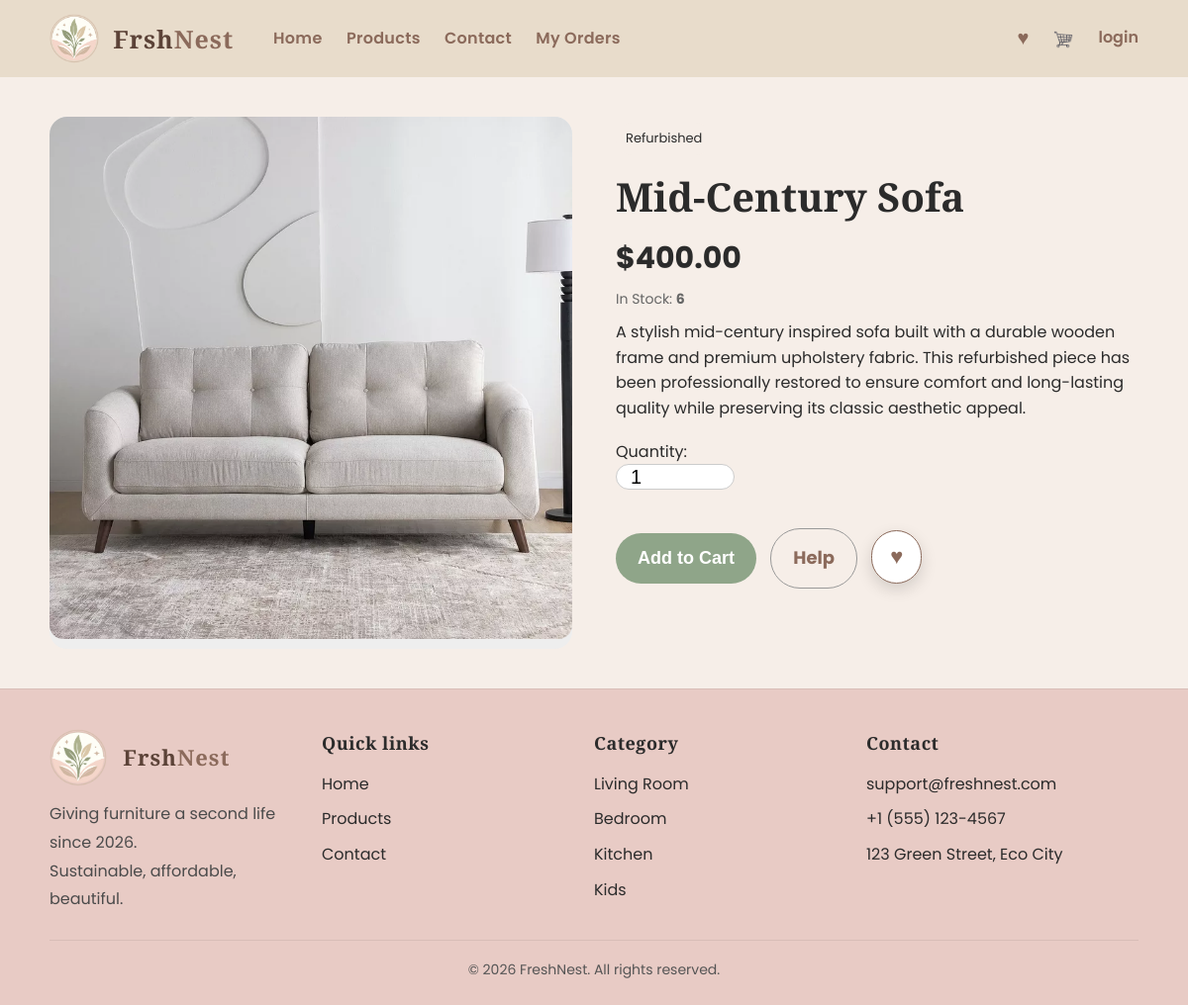
/product-details.php?product_id=1, run on the app's committed database.
### tables this page shows
CREATE TABLE `products` (
  `product_id` int(11) NOT NULL,
  `name` varchar(100) DEFAULT NULL,
  `price` decimal(10,2) DEFAULT NULL,
  `image` varchar(255) DEFAULT NULL,
  `product_condition` varchar(50) DEFAULT NULL,
  `category_id` int(11) DEFAULT NULL,
  `stock` int(11) NOT NULL,
  `description` text NOT NULL
);

### product-details.php (the view, shortened to what this page needs)
<?php
require_once __DIR__ . '/config.php';
$row = "";
if (isset($_GET['product_id']) && !empty($_GET['product_id'])) {
    $product_id = trim($_GET['product_id']);
    if (is_numeric($product_id)) {
        $query = "SELECT * FROM products WHERE product_id = $product_id";
        $result = mysqli_query($conn, $query);
        if ($result && mysqli_num_rows($result) > 0) {
            $row = mysqli_fetch_row($result);
        } else {
            die("Product not found");
        }
    } else {
        die("Invalid product id");
    }
} else {
    die("No product selected");
}
$is_favorite = false;
?>
<!DOCTYPE html>
<html lang="en">
<head>
<link href="css/style.css" rel="stylesheet"/>
</head>
<body>
<div class="header">
<div class="container row">
<a class="brand" href="index.php">
<img alt="FreshNest Logo" src="images/logo.png"/>
<span class="name"><span class="fresh">Frsh</span><span class="nest">Nest</span></span>
</a>
<div class="nav">
<a href="index.php">Home</a>
<a href="products.php">Products</a>
<a href="contact.php">Contact</a>
<a href="orders.php">My Orders</a>
</div>
<div class="header-right">
<a class="icon-btn" href="favorites.php">♥</a>
<a class="icon-btn" href="cart.php"><img alt="Cart" class="cart-icon" src="images/icon-cart.png"/></a>
<?php if(isset($_SESSION['user_id']) && isset($_SESSION['user_name'])): ?>
    <a href="profile.php" class="user-avatar" style="text-decoration: none;">
        <?php echo strtoupper(substr($_SESSION['user_name'], 0, 1)); ?>
    </a>
<?php else: ?>
    <a class="login-link" href="login.php" style="text-decoration: none;">login</a>
<?php endif; ?>
</div>
</div>
</div>
<div class="section">
<div class="container">
<div class="details-wrap">
<div class="details-img <?php if ($row[6] == 0) { echo 'sold-card'; } ?>">
<div class="product-img-box">
<img alt="<?php echo $row[1]; ?>" src="<?php echo $row[3]; ?>"/>
</div>
</div>
<div class="details-info">
<span class="badge"><?php echo $row[4]; ?></span>
<h1 class="details-title"><?php echo $row[1]; ?></h1>
<div class="details-price">$<?php echo $row[2]; ?></div>
<p class="muted">In Stock: <strong><?php echo $row[6]; ?></strong></p>
<p class="details-desc">
<?php echo $row[7]; ?>
</p>
<?php
if ($row[6] > 0) {
?>
<form action="added.php" class="details-actions" method="get">
<div class="qty">
<label>Quantity:</label><br/>
<input max="<?php echo $row[6]; ?>" min="1" name="qty" type="number" value="1"/>
</div>
<br/>
<input class="btn" type="submit" value="Add to Cart"/>
<a class="help-btn" href="#help">Help</a>
<button type="button" id="favoriteButton" class="favorite-btn <?php if ($is_favorite) { echo 'active'; } ?>" onclick="toggleFavorite(<?php echo $row[0]; ?>)">♥</button>
</form>
<?php
}
?>
</div>
</div>
</div>
</div>
<div class="footer">
<div class="container footer-grid">
<div>
<a class="brand" href="index.php">
<img alt="FreshNest Logo" src="images/logo.png"/>
<span class="name"><span class="fresh">Frsh</span><span class="nest">Nest</span></span>
</a>
<p class="muted">Giving furniture a second life since 2026.<br/>Sustainable, affordable, beautiful.</p>
</div>
<div>
<h4>Quick links</h4>
<ul>
<li><a href="index.php">Home</a></li>
<li><a href="products.php">Products</a></li>
<li><a href="contact.php">Contact</a></li>
</ul>
</div>
<div>
<h4>Category</h4>
<ul>
<li><a href="products.php?category_id=1">Living Room</a></li>
<li><a href="products.php?category_id=2">Bedroom</a></li>
<li><a href="products.php?category_id=4">Kitchen</a></li>
<li><a href="products.php?category_id=3">Kids</a></li>
</ul>
</div>
<div>
<h4>Contact</h4>
<ul>
<li><a href="mailto:support@freshnest.com">support@freshnest.com</a></li>
<li>+1 (555) 123-4567</li>
<li>123 Green Street, Eco City</li>
</ul>
</div>
</div>
<div class="container footer-bottom">© 2026 FreshNest. All rights reserved.</div>
</div>
</body>
</html>

### css/style.css (style rules this page uses)
* { margin:0; padding:0; box-sizing:border-box; }
body { font-family:'Poppins', Arial, sans-serif; background:#F6EEE8; color:#2b2b2b; line-height:1.6; }
h1,h2,h3,h4, .brand .name, .section-title, .page-title, .details-title, .cart-title, .checkout-title, .footer h4 { font-family:'Playfair Display', Georgia, serif; }
.container { width:92%; max-width:1100px; margin:0 auto; }
.row { overflow:hidden; }
.header { background:#E8DCCB; padding:14px 0; }
.brand { float:left; text-decoration:none; color:#2b2b2b; }
.brand img { width:50px; height:50px; border-radius:50%; vertical-align:middle; }
.brand .name { display:inline-block; vertical-align:middle; margin-left:10px; font-size:25px; font-weight:700; letter-spacing:1px; }
.fresh { color:#5C4338; }
.nest { color:#8B6A5B; }
.nav { float:left; margin-left:40px; margin-top:12px; }
.nav a { text-decoration:none; color:#8B6A5B; font-weight:600; margin-right:20px; letter-spacing:0.3px; }
.header-right { float:right; margin-top:8px; }
.icon-btn { display:inline-block; text-decoration:none; color:#8B6A5B; font-size:20px; margin-left:10px; vertical-align:middle; }
.login-link { text-decoration:none; color:#8B6A5B; font-weight:600; margin-left:10px; vertical-align:middle; }
.cart-icon { width:20px; height:20px; vertical-align:middle; }
.section { padding:40px 0; }
.btn { display:inline-block; background:#8fa589; color:#fff; padding:12px 22px; text-decoration:none; font-weight:700; border-radius:25px; border:none; cursor:pointer; transition:0.3s; }
.badge { display:inline-block; padding:6px 10px; border-radius:20px; background:#F6EEE8; font-size:13px; }
.card-img-wrap, .product-img-box { position:relative; overflow:hidden; border-radius:14px; margin-bottom:10px; background:#eee; }
.card-img-wrap img, .product-img-box img { width:100%; height:190px; object-fit:cover; display:block; margin-bottom:0; transition:0.3s; }
.details-wrap { overflow:hidden; }
.details-img { float:left; width:48%; background:#eee; border-radius:18px; overflow:hidden; }
.details-img img { width:100%; height:auto; display:block; }
.details-info { float:right; width:48%; padding-top:6px; }
.details-title { font-size:40px; margin:10px 0 6px; }
.details-price { font-weight:700; font-size:30px; margin-bottom:6px; }
.details-desc { margin-top:10px; }
.details-actions { margin-top:18px; }
.qty { margin-bottom:12px; }
.qty input { width:120px; padding:12px 14px; border-radius:14px; border:1px solid #ccc; background:#fff; font-size:18px; }
.help-btn { display:inline-block; padding:15px 22px; border-radius:30px; border:1px solid #999; text-decoration:none; font-weight:700; color:#8B6A5B; background:transparent; margin-left:10px; }
.favorite-btn { display:inline-block; margin-left:10px; padding:15px 18px; border-radius:50%; border:none; background:#fff; color:#8B6A5B; font-size:22px; cursor:pointer; box-shadow:0 6px 16px rgba(0,0,0,0.14); transition:0.3s; }
.muted { color:#666; font-size:14px; }
.footer { background:#E8CBC5; padding:40px 0 24px; border-top:1px solid #d8bdb7; clear:both; }
.footer-grid { overflow:hidden; }
.footer-grid > div { float:left; width:23%; margin-right:2%; }
.footer-grid > div:last-child { margin-right:0; }
.footer .brand { float:none; display:block; margin-bottom:14px; }
.footer .brand img { width:58px; height:58px; }
.footer .brand .name { font-size:22px; margin-left:12px; }
.footer h4 { font-size:18px; margin-bottom:14px; letter-spacing:0.5px; }
.footer ul { list-style:none; }
.footer ul li { margin-bottom:10px; font-size:16px; }
.footer a { text-decoration:none; color:#2b2b2b; }
.footer .muted { font-size:16px; line-height:1.8; color:#4b4b4b; }
.footer-bottom { margin-top:26px; padding-top:18px; border-top:1px solid #d8bdb7; text-align:center; font-size:14px; color:#555; clear:both; }
.header-right { display: flex; align-items: center; gap: 15px; }

### product-details.php (style rules this page uses)
.details-info .qty input { width:120px; height:15px; font-size:20px; padding:12px 14px; border-radius:14px; }
.details-info .btn { font-size:18px; padding:15px 22px; border-radius:30px; }
.details-info .help-btn { font-size:18px; padding:15px 22px; border-radius:30px; }
.product-img-box { position:relative; }
.product-img-box img { width:100%; display:block; }
.favorite-btn { display:inline-block; margin-left:10px; padding:13px 18px; background:#ffffff; color:#8B6A5B; border:1px solid #8B6A5B; border-radius:30px; font-size:22px; text-decoration:none; cursor:pointer; }

### data on the page
products: image (picture), product_condition "Refurbished", name "Mid-Century Sofa", price "400.00", stock "6", description "A stylish mid-century inspired sofa built with a durable wooden frame and premium upholstery fabric. This refurbished piece has been professionally restored to ensure comfort and long-lasting quality while preserving its classic aesthetic appeal."
